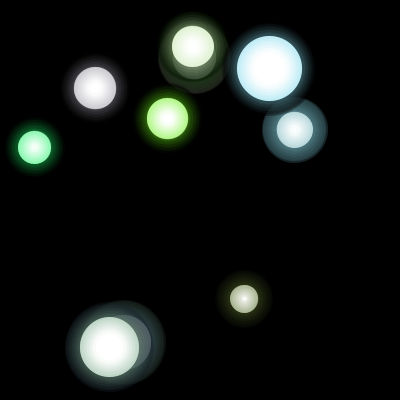
Frame 1 (no input)
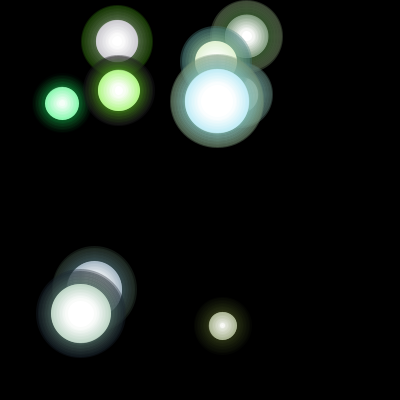
Frame 60 (the mouse pressed at the canvas centre just before this capture)
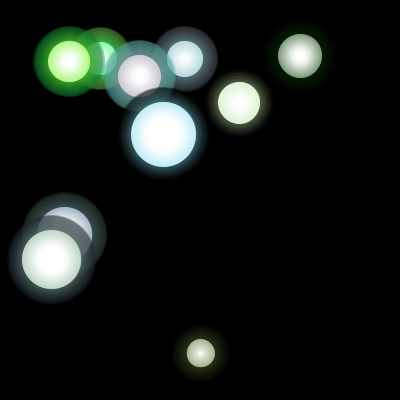
Frame 120 (the mouse held since frame 60 and released just before this capture)

The Processing sketch that drew these frames (run headless with seeded random() and noise(); from frame 60 on, the mouse is pressed at the canvas centre):

// Processing sketch: processing_101714
// ── processing_101714.pde

Circle[] circles = new Circle[10];

color bgcolor = color(0);
color black = color(0, 0, 0);
color white =  color(255, 255, 255);

PGraphics fbo;

void setup() {
  size(400, 400);
  background(bgcolor);
  smooth();

  for (int i = 0 ; i < circles.length;i++) {
    circles[i] = new Circle();
  }
  fbo = createGraphics(width, height);
}

void draw() {
  for (int i = 0 ; i < circles.length;i++) {
    circles[i].move();
  }
  fbo.beginDraw();
  fbo.background(bgcolor);
  for (int i = 0 ; i < circles.length;i++) {
    circles[i].displayBaseGradient(fbo);
  }
  fbo.endDraw();
  background(bgcolor);
  for (int i = 0 ; i < circles.length;i++) {
    circles[i].pickColor(fbo);
    circles[i].display();
  }
  //image(fbo, 0, 0);
}

class Circle {
  float r = random(50, 100);
  float x = random(r/2, width-r/2);
  float y = random(r/2, height-r/2);


  float x_spd = random(1, 3)/3;
  int x_sign;
  float y_spd = random(1, 3)/3;
  int y_sign;

  color c = color(random(255), random(255), random(255));
  color cb = black;
  color tmp;
  color check;
  int base_alpha = 96;

  Circle() {
    if (random(1) >= 0.5) {
      x_sign = 1;
    } 
    else {
      x_sign = -1;
    }
    if (random(1) >= 0.5) {
      y_sign = 1;
    } 
    else {
      y_sign = -1;
    }
  }

  void move() {
    x += x_sign * x_spd;
    y += y_sign * y_spd;

    if (x <  r/2 || x > width - r/2) {
      x_sign *= -1;
    }
    if (y < r/2 || y > height - r/2) {
      y_sign *= -1;
    }
  }

  void display() {
    int w = 3;

    noFill();
    strokeWeight(w);

    for (int i = 0 ; i < 20; i++) {
      if (i <= 9) {
        tmp = lerpColor(cb, c, 0.05* i);
        stroke(tmp);
      } 
      else {
        tmp = lerpColor(c, white, 0.05 * i);
        stroke(tmp);
      }
      if (i == 9) {
        fill(255);
      }

      ellipse(x, y, r-i*w, r-i*w);
    }
  }
  void pickColor(PImage img) {
    cb = img.get((int)x, (int)y);
    cb = color(red(cb),green(cb),blue(cb),base_alpha);
  }
  void displayBaseGradient(PGraphics g) {
    float step = 20;
    float ratio = 2.5;
    int w = (int)(r*ratio/step);

    g.noFill();
    g.strokeWeight(w);
    for (int i = 1 ; i <= step; i++) {
      g.stroke(lerpColor(color(0, 0, 0, 0), color(red(c), green(c), blue(c), base_alpha), i/step));
      g.ellipse(x, y, r-i*w, r-i*w);
    }
  }
}
